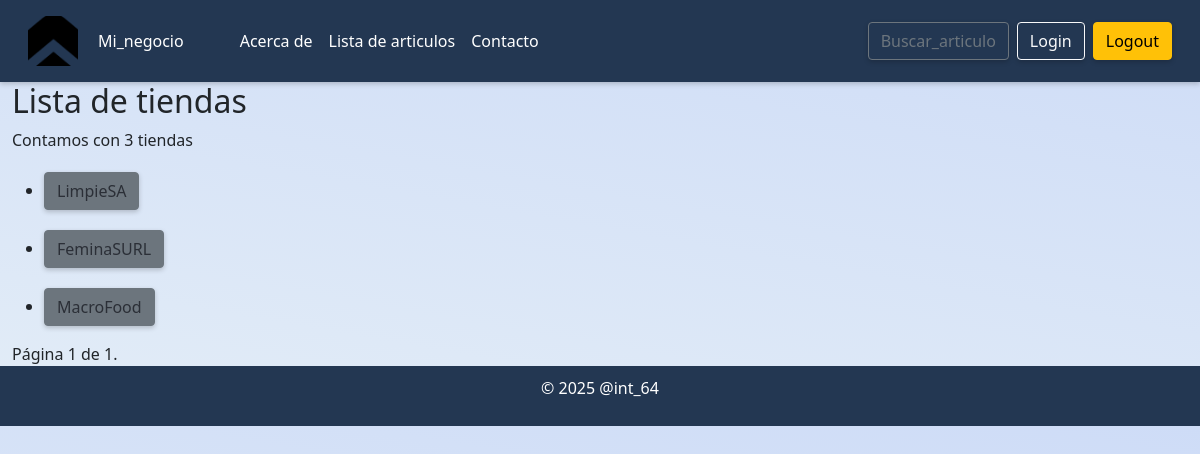
/Mi_negocio/listar_tiendas/, run on an earlier commit of the app's database.
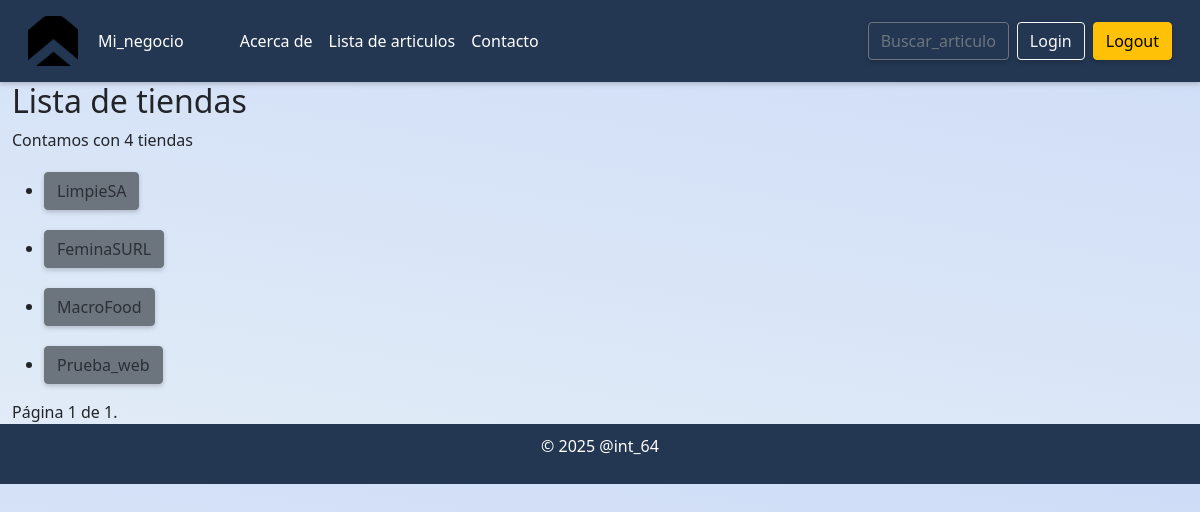
And on a later commit of the database.
### Mi_negocio/models.py (models this page shows, shortened)
class Tienda(models.Model):
    nombre=models.CharField(max_length=64)
    direccion=models.TextField(max_length=200)
    telefono=models.CharField(max_length=12)
    propietario = models.ForeignKey(User, on_delete=models.CASCADE)
    correo=models.EmailField()

### Mi_negocio/views.py (the view)
# urls.py: path('listar_tiendas/', views.listar_tiendas, name='listar_tiendas'),
def listar_tiendas(request):
    tiendas = Tienda.objects.all()
    paginator= Paginator(tiendas,10)
    page_number = request.GET.get('page')
    try:
        page_obj = paginator.get_page(page_number)
    except PageNotAnInteger:
        page_obj = paginator.get_page(1)
    except EmptyPage:
        page_obj = paginator.get_page(paginator.num_pages)
    return render(request, 'Mi_negocio/listar_tiendas.html', {
        'page_obj': page_obj,
        'cantidad':tiendas.count })

### Mi_negocio/templates/Mi_negocio/listar_tiendas.html (shortened to what this page needs)
{% extends 'Mi_negocio/layout.html' %}
{% block body %}
    <h2>Lista de tiendas</h2>
    <p>Contamos con {{cantidad}} tiendas</p>
    <ul>
        {% for tienda in page_obj %}
            <li style="margin-top: 20px;">
                <a class="enlace-negro" href="{% url 'ver_tienda' tienda_id=tienda.id %}"><button class="btn btn-secondary "><div class="enlace-negro">{{ tienda.nombre }}</div></button></a>
            </li>
        {% endfor %}
    </ul>
    <div class="pagination">
        <span class="step-links">
            <span class="current">
                Página {{ page_obj.number }} de {{ page_obj.paginator.num_pages }}.
            </span>
        </span>
    </div>
{% endblock %}

What changed in the data, as far as the page shows it:
added Tienda: nombre "Prueba_web"
Also different on the page:
{{ cantidad }}: "3" → "4"
